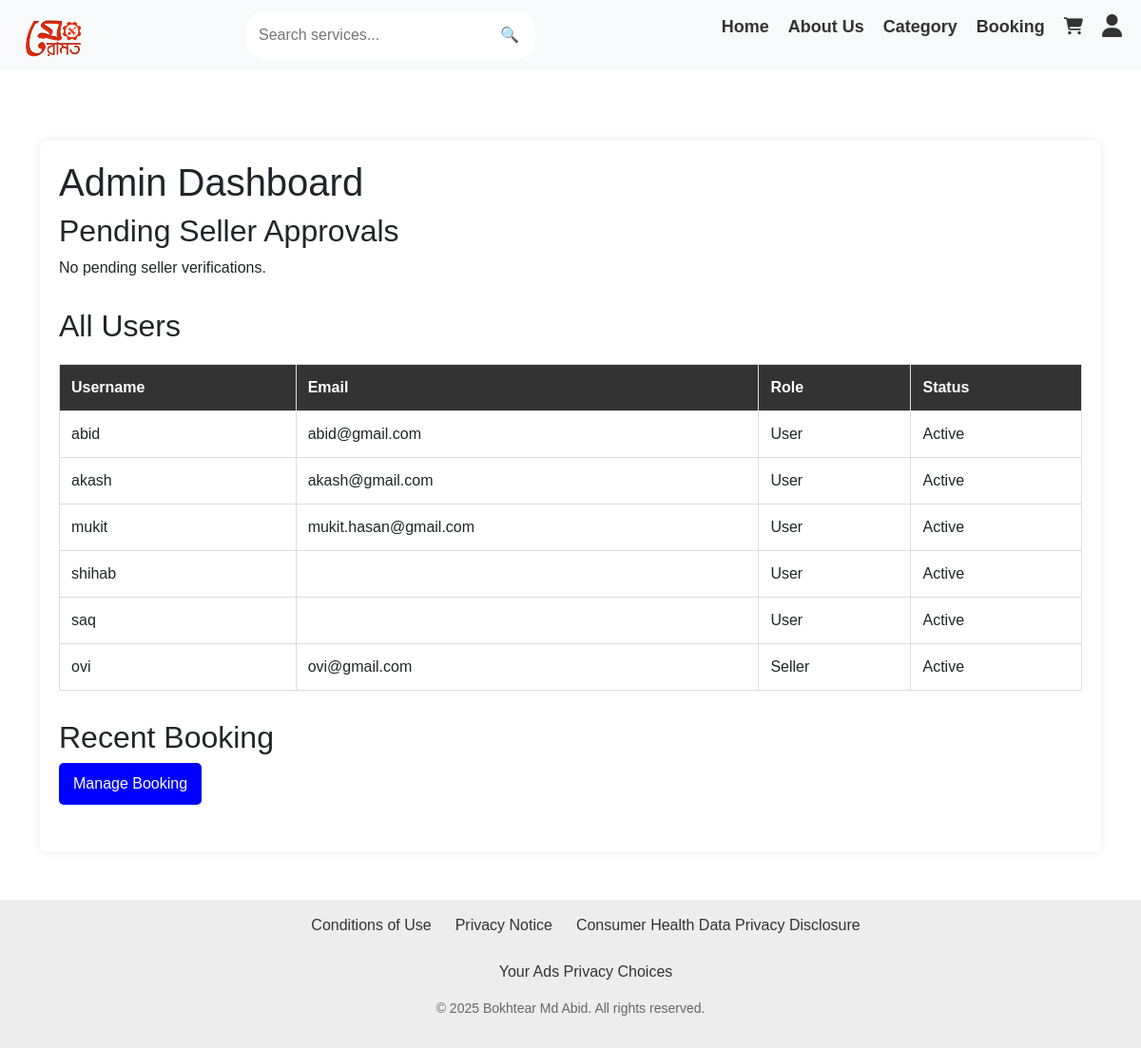
/admin-dashboard/ (signed in), run on an earlier commit of the app's database.
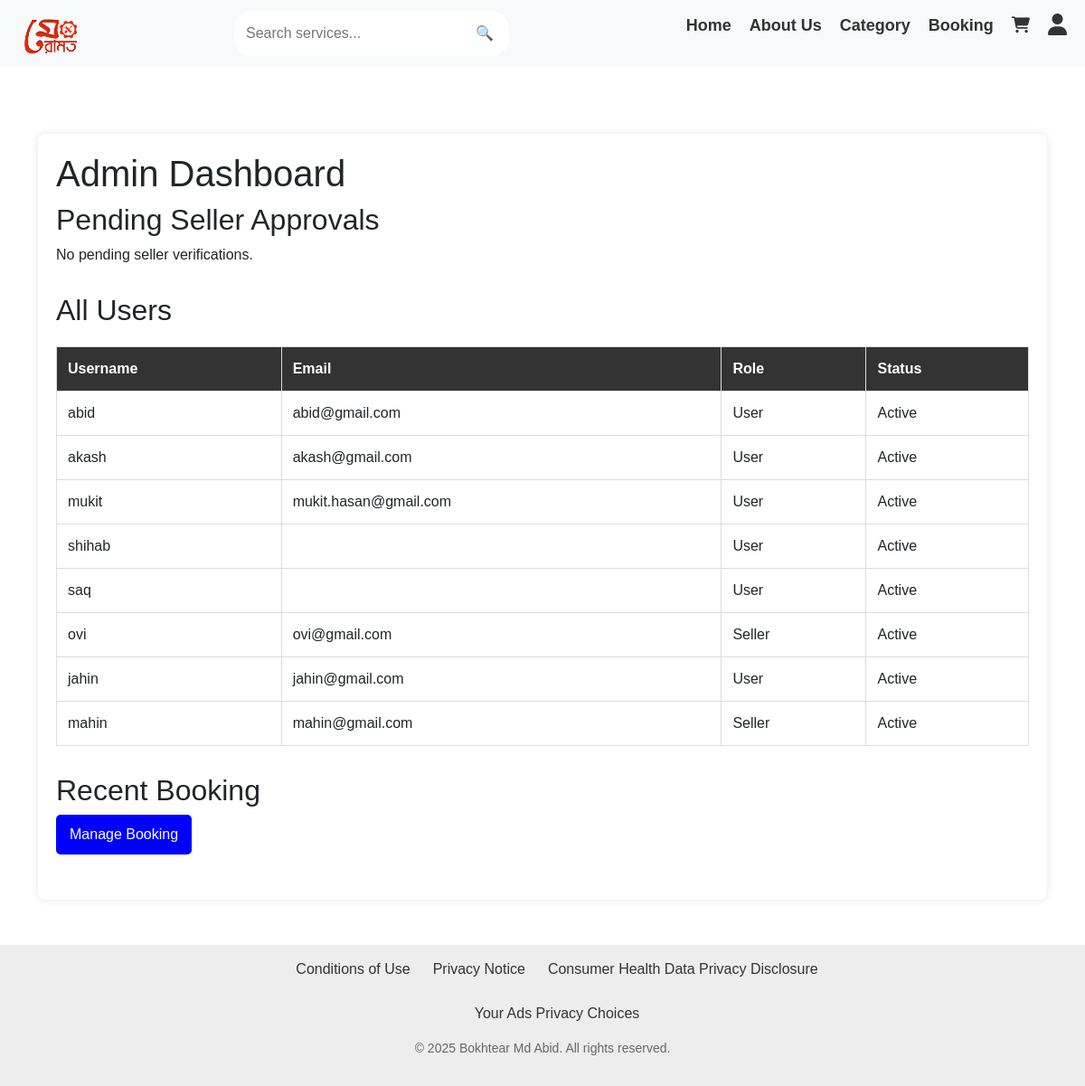
And on a later commit of the database.
### meramotapp/models.py (models this page shows, shortened)
class CustomUser(AbstractUser):
    is_seller = models.BooleanField(default=False)
    is_normal_user = models.BooleanField(default=True)
    mobile_no = models.CharField(max_length=15, unique=True, null=True, blank=True)
    groups = models.ManyToManyField(Group, related_name="customuser_set", blank=True)
    user_permissions = models.ManyToManyField(Permission, related_name="customuser_permissions", blank=True)
    image = models.ImageField(upload_to="sellers/", blank=True, null=True)  # Allow image upload

### meramotapp/views.py (the view)
# urls.py: path("admin-dashboard/", views.admin_dashboard, name="admin_dashboard"),
@login_required
@user_passes_test(is_admin)
def admin_dashboard(request):
    users = CustomUser.objects.all()
    sellers = CustomUser.objects.filter(is_seller=True, is_active=False)  # Pending verification
    orders = Order.objects.all()
    return render(request, "admin/admin_dashboard.html", {"users": users, "sellers": sellers, "orders": orders})

### meramotapp/views.py (called while the page is built)
def is_admin(user):
    return user.is_superuser

### templates/admin/admin_dashboard.html (shortened to what this page needs)
{% extends "base.html" %}
{% load static %}
{% block extra_css %}
<link rel="stylesheet" href="{% static 'css/style_admin.css' %}">
{% endblock %}
{% block content %}
<div class="admin-container">
    <h1>Admin Dashboard</h1>
    <div class="admin-section">
        <h2>Pending Seller Approvals</h2>
        {% if sellers %}
            <table class="admin-table">
                <tr>
                    <th>Username</th>
                    <th>Email</th>
                    <th>Action</th>
                </tr>
                {% for seller in sellers %}
                <tr>
                    <td>{{ seller.username }}</td>
                    <td>{{ seller.email }}</td>
                    <td><a href="{% url 'verify_seller' seller.id %}" class="btn-approve">Verify</a></td>
                </tr>
                {% endfor %}
            </table>
        {% else %}
            <p>No pending seller verifications.</p>
        {% endif %}
    </div>
    <div class="admin-section">
        <h2>All Users</h2>
        <table class="admin-table">
            <tr>
                <th>Username</th>
                <th>Email</th>
                <th>Role</th>
                <th>Status</th>
            </tr>
            {% for user in users %}
            <tr>
                <td>{{ user.username }}</td>
                <td>{{ user.email }}</td>
                <td>{% if user.is_seller %}Seller{% else %}User{% endif %}</td>
                <td>{% if user.is_active %}Active{% else %}Inactive{% endif %}</td>
            </tr>
            {% endfor %}
        </table>
    </div>
    <div class="admin-section">
        <h2>Recent Booking</h2>
        <a href="{% url 'admin_manage_booking' %}" class="btn-manage-orders">Manage Booking</a>
    </div>
</div>
{% endblock %}

What changed in the data, as far as the page shows it:
added CustomUser: username "jahin", email "jahin@gmail.com", is_seller "User", is_active "Active"
added CustomUser: username "mahin", email "mahin@gmail.com", is_seller "Seller", is_active "Active"
